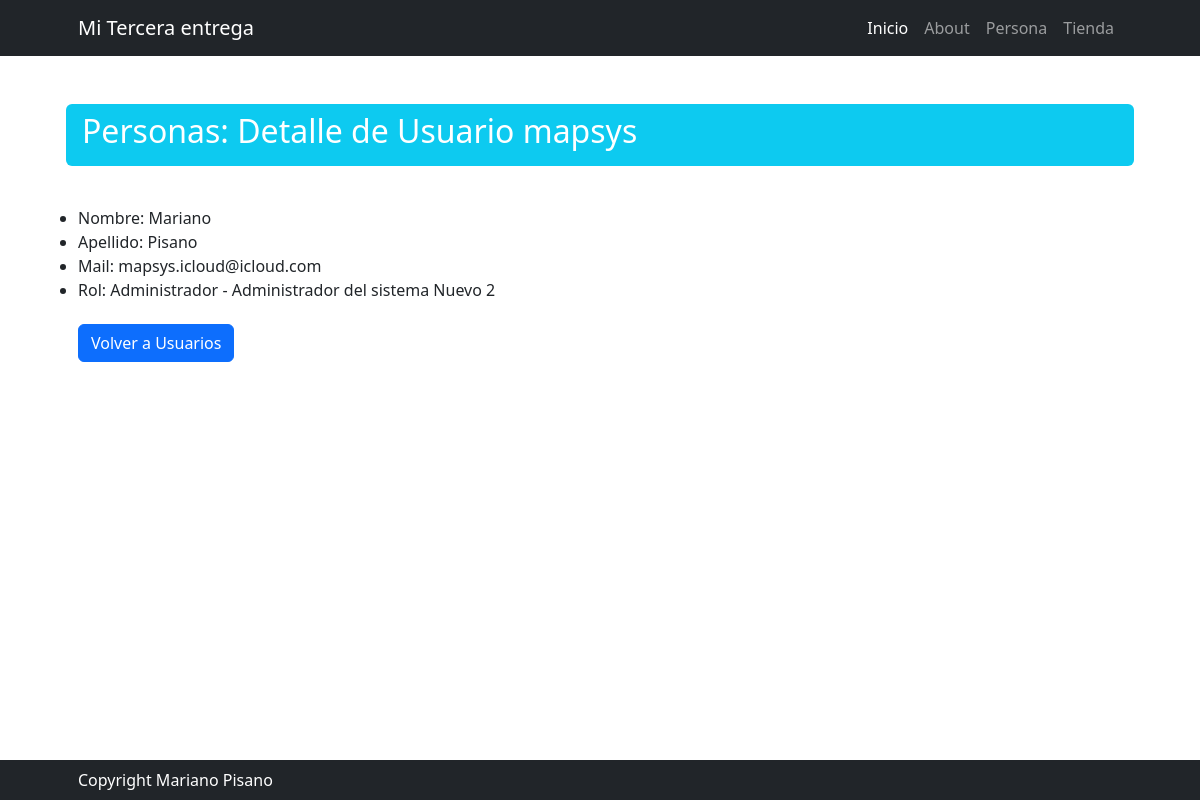
The app's page /persona/usuario/detail/mapsys, older data.
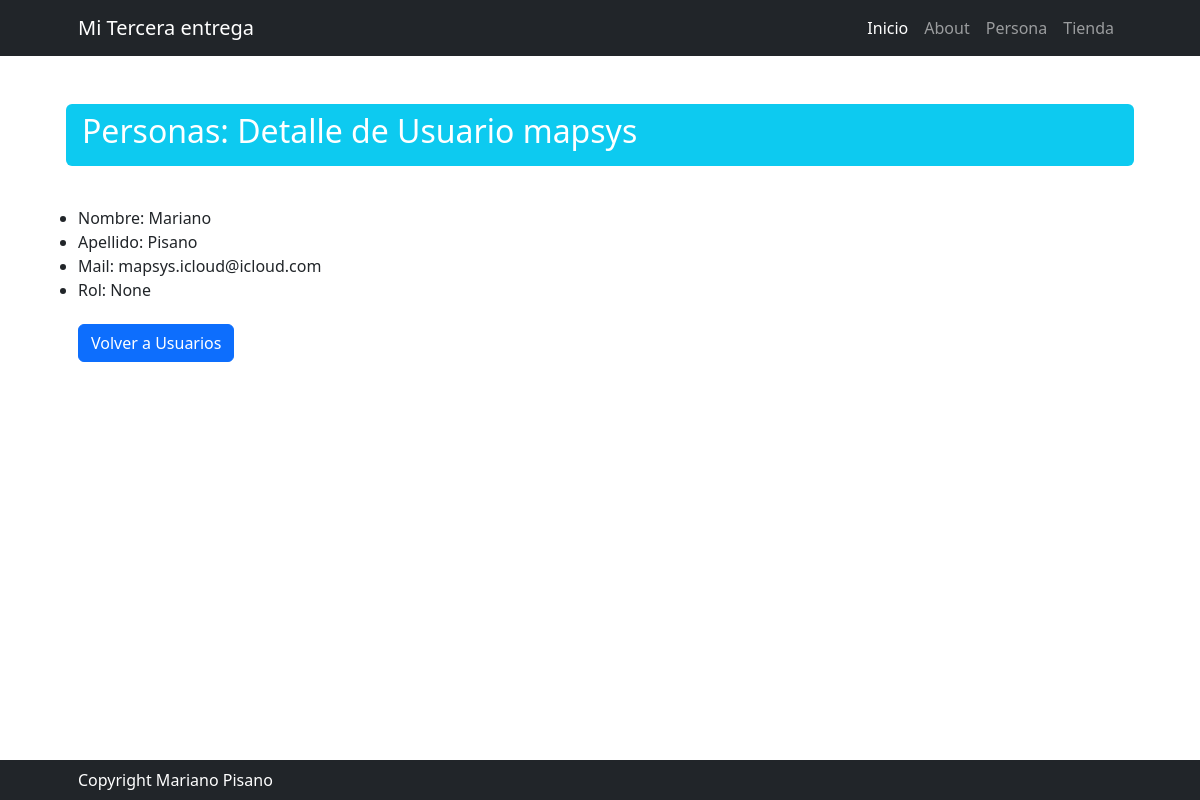
The same page, newer data.
### persona/models.py (models this page shows, shortened)
class Usuario(models.Model):
    user = models.CharField(max_length=50, primary_key=True)
    nombre = models.CharField(max_length=50)
    apellido = models.CharField(max_length=50)
    email = models.EmailField()
    rol = models.ForeignKey(Rol, on_delete=models.SET_NULL, null=True, blank=True)

class Rol(models.Model):
    nombre = models.CharField(max_length=50, unique=True)
    descripcion = models.CharField(max_length=50, verbose_name="Descripción", null=True, blank=True)
    def __str__(self):
        return f"{self.nombre} - {self.descripcion}"
    class Meta:
        verbose_name_plural = "Roles"

### persona/views.py (the view)
# urls.py: path("usuario/detail/<str:pk>", views.UsuarioDetail.as_view(), name="usuario_detail"),
class UsuarioDetail(DetailView):
    model = models.Usuario

### persona/templates/persona/usuario_detail.html (shortened to what this page needs)
{% extends 'core/base.html' %}
{% block titulo %}
    Personas: Detalle de Usuario {{ usuario.user }}
{% endblock titulo %}
{% block contenido %}
    <ul>
            <li>Nombre: {{ usuario.nombre }}</li>
            <li>Apellido: {{ usuario.apellido }}</li>
            <li>Mail: {{ usuario.email }}</li>
            <li>Rol: {{ usuario.rol }}</li>
    </ul>
    <div class="fs-3 pb-4">
        <a class="btn btn-primary" href="{% url 'persona:usuario_list' %}">Volver a Usuarios</a>
    </div>
{% endblock contenido %}

Row changes from the older to the newer data that the page shows:
changed Usuario "mapsys": rol "Administrador - Administrador del sistema Nuevo 2" → "None"
